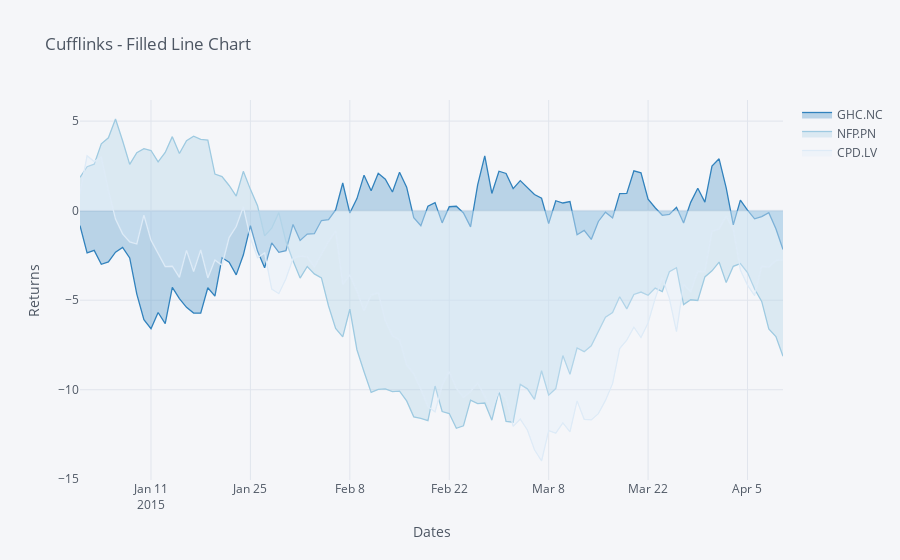

Write notebook code for a chart like this one.
### Code cell
cf.datagen.lines(3).iplot(kind='scatter',xTitle='Dates',yTitle='Returns',title='Cufflinks - Filled Line Chart',
                         colorscale='-blues',fill=True)
